Frame 1 (no input): blank canvas, image omitted
Frame 60 (the mouse pressed at the canvas centre just before this capture): blank canvas, image omitted
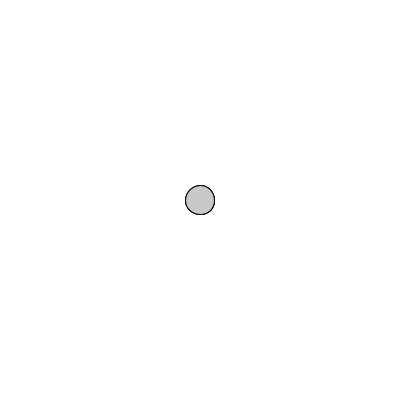
Frame 120 (the mouse held since frame 60 and released just before this capture)

The Processing sketch whose frames 1 and 60 were blank and that drew this single picture after the mouse press (run headless with seeded random() and noise(); from frame 60 on, the mouse is pressed at the canvas centre):

// Processing sketch: processing_41925
// ── processing_41925.pde

float a = 0;

void setup(){
  size(400, 400);
  background(255);
}

void draw(){
  fill(mouseY, mouseY);
  ellipse(mouseX, mouseY, a, a);
  if(mousePressed){
    
    a =a + 0.5;
    stroke(0);
  }else{stroke(255);}
}
                
                
